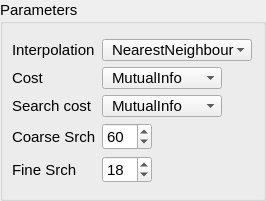
          <widget class="ctkCollapsibleGroupBox" name="fslParametersTemplateGB">
           <property name="sizePolicy">
            <sizepolicy hsizetype="MinimumExpanding" vsizetype="Preferred">
             <horstretch>0</horstretch>
             <verstretch>0</verstretch>
            </sizepolicy>
           </property>
           <property name="minimumSize">
            <size>
             <width>0</width>
             <height>0</height>
            </size>
           </property>
           <property name="font">
            <font>
             <family>Arial</family>
             <pointsize>11</pointsize>
             <weight>50</weight>
             <bold>false</bold>
            </font>
           </property>
           <property name="title">
            <string>Parameters</string>
           </property>
           <property name="collapsed">
            <bool>false</bool>
           </property>
           <layout class="QGridLayout" name="gridLayout_15">
            <property name="leftMargin">
             <number>9</number>
            </property>
            <property name="topMargin">
             <number>15</number>
            </property>
            <property name="bottomMargin">
             <number>15</number>
            </property>
            <property name="horizontalSpacing">
             <number>0</number>
            </property>
            <item row="1" column="0">
             <widget class="QLabel" name="label_120">
              <property name="sizePolicy">
               <sizepolicy hsizetype="Fixed" vsizetype="Preferred">
                <horstretch>0</horstretch>
                <verstretch>0</verstretch>
               </sizepolicy>
              </property>
              <property name="minimumSize">
               <size>
                <width>90</width>
                <height>0</height>
               </size>
              </property>
              <property name="font">
               <font>
                <family>Arial</family>
                <pointsize>11</pointsize>
                <weight>50</weight>
                <bold>false</bold>
               </font>
              </property>
              <property name="text">
               <string>Interpolation</string>
              </property>
             </widget>
            </item>
            <item row="3" column="0">
             <widget class="QLabel" name="label_130">
              <property name="sizePolicy">
               <sizepolicy hsizetype="Fixed" vsizetype="Preferred">
                <horstretch>0</horstretch>
                <verstretch>0</verstretch>
               </sizepolicy>
              </property>
              <property name="minimumSize">
               <size>
                <width>90</width>
                <height>0</height>
               </size>
              </property>
              <property name="font">
               <font>
                <family>Arial</family>
                <pointsize>11</pointsize>
                <weight>50</weight>
                <bold>false</bold>
               </font>
              </property>
              <property name="text">
               <string>Cost</string>
              </property>
             </widget>
            </item>
            <item row="7" column="0">
             <widget class="QLabel" name="label_160">
              <property name="sizePolicy">
               <sizepolicy hsizetype="Fixed" vsizetype="Preferred">
                <horstretch>0</horstretch>
                <verstretch>0</verstretch>
               </sizepolicy>
              </property>
              <property name="minimumSize">
               <size>
                <width>90</width>
                <height>0</height>
               </size>
              </property>
              <property name="font">
               <font>
                <family>Arial</family>
                <pointsize>11</pointsize>
                <weight>50</weight>
                <bold>false</bold>
               </font>
              </property>
              <property name="text">
               <string>Fine Srch</string>
              </property>
             </widget>
            </item>
            <item row="6" column="0">
             <widget class="QLabel" name="label_150">
              <property name="sizePolicy">
               <sizepolicy hsizetype="Fixed" vsizetype="Preferred">
                <horstretch>0</horstretch>
                <verstretch>0</verstretch>
               </sizepolicy>
              </property>
              <property name="minimumSize">
               <size>
                <width>90</width>
                <height>0</height>
               </size>
              </property>
              <property name="font">
               <font>
                <family>Arial</family>
                <pointsize>11</pointsize>
                <weight>50</weight>
                <bold>false</bold>
               </font>
              </property>
              <property name="text">
               <string>Coarse Srch</string>
              </property>
             </widget>
            </item>
            <item row="5" column="0">
             <widget class="QLabel" name="label_140">
              <property name="sizePolicy">
               <sizepolicy hsizetype="Fixed" vsizetype="Preferred">
                <horstretch>0</horstretch>
                <verstretch>0</verstretch>
               </sizepolicy>
              </property>
              <property name="minimumSize">
               <size>
                <width>90</width>
                <height>0</height>
               </size>
              </property>
              <property name="font">
               <font>
                <family>Arial</family>
                <pointsize>11</pointsize>
                <weight>50</weight>
                <bold>false</bold>
               </font>
              </property>
              <property name="text">
               <string>Search cost</string>
              </property>
             </widget>
            </item>
            <item row="7" column="1">
             <widget class="QSpinBox" name="flirtFineSearchTemplateSB">
              <property name="sizePolicy">
               <sizepolicy hsizetype="Fixed" vsizetype="MinimumExpanding">
                <horstretch>0</horstretch>
                <verstretch>0</verstretch>
               </sizepolicy>
              </property>
              <property name="minimumSize">
               <size>
                <width>50</width>
                <height>0</height>
               </size>
              </property>
              <property name="maximumSize">
               <size>
                <width>16777215</width>
                <height>16777215</height>
               </size>
              </property>
              <property name="font">
               <font>
                <family>Arial</family>
                <pointsize>11</pointsize>
                <weight>50</weight>
                <bold>false</bold>
               </font>
              </property>
              <property name="value">
               <number>18</number>
              </property>
             </widget>
            </item>
            <item row="6" column="1">
             <widget class="QSpinBox" name="flirtCoarseSearchTemplateSB">
              <property name="sizePolicy">
               <sizepolicy hsizetype="Fixed" vsizetype="MinimumExpanding">
                <horstretch>0</horstretch>
                <verstretch>0</verstretch>
               </sizepolicy>
              </property>
              <property name="minimumSize">
               <size>
                <width>50</width>
                <height>0</height>
               </size>
              </property>
              <property name="maximumSize">
               <size>
                <width>16777215</width>
                <height>16777215</height>
               </size>
              </property>
              <property name="font">
               <font>
                <family>Arial</family>
                <pointsize>11</pointsize>
                <weight>50</weight>
                <bold>false</bold>
               </font>
              </property>
              <property name="value">
               <number>60</number>
              </property>
             </widget>
            </item>
            <item row="1" column="1" colspan="2">
             <widget class="QComboBox" name="flirtInterpTemplateCB">
              <property name="sizePolicy">
               <sizepolicy hsizetype="Fixed" vsizetype="MinimumExpanding">
                <horstretch>0</horstretch>
                <verstretch>0</verstretch>
               </sizepolicy>
              </property>
              <property name="minimumSize">
               <size>
                <width>150</width>
                <height>0</height>
               </size>
              </property>
              <property name="font">
               <font>
                <family>Arial</family>
                <pointsize>11</pointsize>
                <weight>50</weight>
                <bold>false</bold>
               </font>
              </property>
              <property name="styleSheet">
               <string notr="true">padding-left:9px;</string>
              </property>
              <property name="currentText">
               <string>NearestNeighbour</string>
              </property>
              <item>
               <property name="text">
                <string>NearestNeighbour</string>
               </property>
              </item>
              <item>
               <property name="text">
                <string>TriLinear</string>
               </property>
              </item>
              <item>
               <property name="text">
                <string>Sinc</string>
               </property>
              </item>
              <item>
               <property name="text">
                <string>Spline</string>
               </property>
              </item>
             </widget>
            </item>
            <item row="3" column="1" colspan="2">
             <widget class="QComboBox" name="flirtCostTemplateCB">
              <property name="sizePolicy">
               <sizepolicy hsizetype="Fixed" vsizetype="MinimumExpanding">
                <horstretch>0</horstretch>
                <verstretch>0</verstretch>
               </sizepolicy>
              </property>
              <property name="minimumSize">
               <size>
                <width>120</width>
                <height>0</height>
               </size>
              </property>
              <property name="font">
               <font>
                <family>Arial</family>
                <pointsize>11</pointsize>
                <weight>50</weight>
                <bold>false</bold>
               </font>
              </property>
              <property name="styleSheet">
               <string notr="true">padding-left:9px;</string>
              </property>
              <property name="currentText">
               <string>MutualInfo</string>
              </property>
              <item>
               <property name="text">
                <string>MutualInfo</string>
               </property>
              </item>
              <item>
               <property name="text">
                <string>CorRatio</string>
               </property>
              </item>
              <item>
               <property name="text">
                <string>NormCorr</string>
               </property>
              </item>
              <item>
               <property name="text">
                <string>NormMI</string>
               </property>
              </item>
              <item>
               <property name="text">
                <string>LeastSq</string>
               </property>
              </item>
              <item>
               <property name="text">
                <string>LabelDiff</string>
               </property>
              </item>
              <item>
               <property name="text">
                <string>BBR</string>
               </property>
              </item>
             </widget>
            </item>
            <item row="5" column="1" colspan="2">
             <widget class="QComboBox" name="flirtSearchCostTemplateCB">
              <property name="sizePolicy">
               <sizepolicy hsizetype="Fixed" vsizetype="MinimumExpanding">
                <horstretch>0</horstretch>
                <verstretch>0</verstretch>
               </sizepolicy>
              </property>
              <property name="minimumSize">
               <size>
                <width>120</width>
                <height>0</height>
               </size>
              </property>
              <property name="font">
               <font>
                <family>Arial</family>
                <pointsize>11</pointsize>
                <weight>50</weight>
                <bold>false</bold>
               </font>
              </property>
              <property name="styleSheet">
               <string notr="true">padding-left:9px;</string>
              </property>
              <property name="currentText">
               <string>MutualInfo</string>
              </property>
              <item>
               <property name="text">
                <string>MutualInfo</string>
               </property>
              </item>
              <item>
               <property name="text">
                <string>CorRatio</string>
               </property>
              </item>
              <item>
               <property name="text">
                <string>NormCorr</string>
               </property>
              </item>
              <item>
               <property name="text">
                <string>NormMI</string>
               </property>
              </item>
              <item>
               <property name="text">
                <string>LeastSq</string>
               </property>
              </item>
              <item>
               <property name="text">
                <string>LabelDiff</string>
               </property>
              </item>
              <item>
               <property name="text">
                <string>BBR</string>
               </property>
              </item>
             </widget>
            </item>
           </layout>
          </widget>
